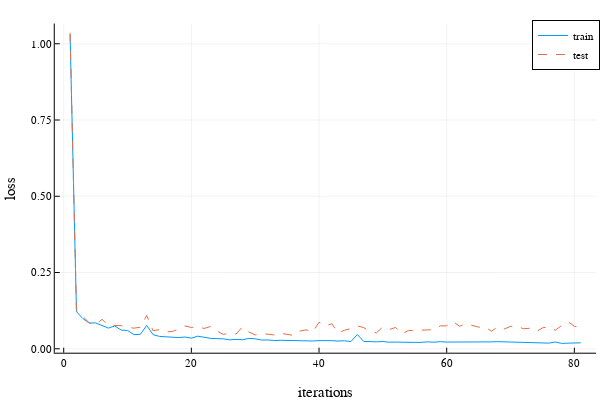
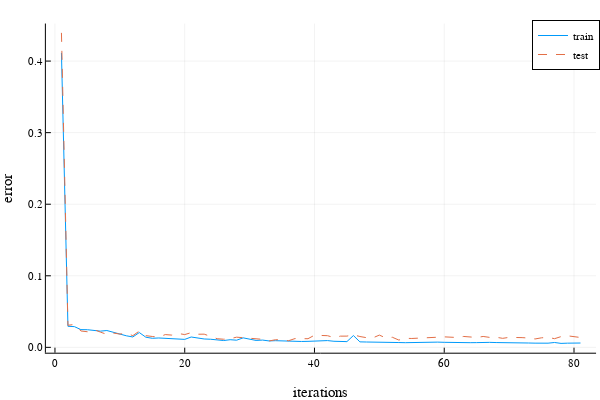

Write notebook code for charts like these, in order.
### Code cell
Random.seed!(1)
dtrn = pHRIHelper(train_data;shuffled=true);
dtst = pHRIHelper(test_data;shuffled=true);
model = pHRITrainer(3, 128, 3)
display("Model Created")
ctrn = []; epochs=80;
for b in dtrn
   push!(ctrn,b) 
end
trnx10 = collect(flatten(ctrn for i in 1:epochs));
display("training Started")
model_trained,trnloss,tstloss,trnerror,tsterror = train_custom!(model, trnx10, dtst,dtrn)
display("training Done")
default(fmt=:png,ls=:auto)
loss_graph = plot(1:81, trnloss, label="train", xlabel="iterations", ylabel="loss")
plot!(1:81, tstloss, label="test")
error_graph = plot(1:81, trnerror, label="train", xlabel="iterations", ylabel="error")
plot!(1:81, tsterror, label="test")
display(loss_graph)
display(error_graph)

display("Last Results")
dloss = loss(model_trained, dtst)
tloss = loss(model_trained, dtrn)
dacc = accuracy(model_trained, dtst)
tacc = accuracy(model_trained, dtrn)

println("Development loss = ", dloss)
println("Development accuracy = ", dacc)
println("Training loss = ", tloss)
println("Training accuracy = ", tacc)

### Figure 1 — Plotly figure (JSON) as saved in the notebook; plotly's stock layout.template omitted (floating-point values rounded to 4 significant figures)
{"data": [{"colorbar": {"title": ""}, "legendgroup": "train", "line": {"color": "rgba(0, 154, 250, 1.000)", "dash": "solid", "shape": "linear", "width": 1}, "mode": "lines", "name": "train", "showlegend": true, "type": "scatter", "x": [1, 2, 3, 4, 5, 6, 7, 8, 9, 10, 11, 12, 13, 14, 15, 16, 17, 18, 19, 20, 21, 22, 23, 24, 25, 26, 27, 28, 29, 30, 31, 32, 33, 34, 35, 36, 37, 38, 39, 40, 41, 42, 43, 44, 45, 46, 47, 48, 49, 50, 51, 52, 53, 54, 55, 56, 57, 58, 59, 60, 61, 62, 63, 64, 65, 66, 67, 68, 69, 70, 71, 72, 73, 74, 75, 76, 77, 78, 79, 80, 81], "xaxis": "x", "y": [1.03, 0.1217, 0.09902, 0.0843, 0.08473, 0.07699, 0.06782, 0.07484, 0.06137, 0.06019, 0.04643, 0.04728, 0.07653, 0.04626, 0.04058, 0.03931, 0.03832, 0.03669, 0.03855, 0.03472, 0.04129, 0.03657, 0.03427, 0.03313, 0.03262, 0.02921, 0.03087, 0.02955, 0.034, 0.03263, 0.0287, 0.02888, 0.0271, 0.02783, 0.02703, 0.02626, 0.02665, 0.02552, 0.02548, 0.02674, 0.02775, 0.02655, 0.02538, 0.02617, 0.02368, 0.04674, 0.02411, 0.02301, 0.02278, 0.0238, 0.0216, 0.0219, 0.02093, 0.02068, 0.02105, 0.02103, 0.0227, 0.02157, 0.02334, 0.02198, 0.02207, 0.0209, 0.02118, 0.02033, 0.02074, 0.02276, 0.02262, 0.02339, 0.02279, 0.02196, 0.02087, 0.02216, 0.01983, 0.01923, 0.01852, 0.01851, 0.02233, 0.01767, 0.01847, 0.0182, 0.01953], "yaxis": "y", "zmax": null, "zmin": null}, {"colorbar": {"title": ""}, "legendgroup": "test", "line": {"color": "rgba(227, 111, 71, 1.000)", "dash": "dash", "shape": "linear", "width": 1}, "mode": "lines", "name": "test", "showlegend": true, "type": "scatter", "x": [1, 2, 3, 4, 5, 6, 7, 8, 9, 10, 11, 12, 13, 14, 15, 16, 17, 18, 19, 20, 21, 22, 23, 24, 25, 26, 27, 28, 29, 30, 31, 32, 33, 34, 35, 36, 37, 38, 39, 40, 41, 42, 43, 44, 45, 46, 47, 48, 49, 50, 51, 52, 53, 54, 55, 56, 57, 58, 59, 60, 61, 62, 63, 64, 65, 66, 67, 68, 69, 70, 71, 72, 73, 74, 75, 76, 77, 78, 79, 80, 81], "xaxis": "x", "y": [1.036, 0.126, 0.1058, 0.08518, 0.07965, 0.09638, 0.07705, 0.07581, 0.07594, 0.07068, 0.06759, 0.07065, 0.109, 0.05913, 0.06265, 0.05615, 0.05651, 0.06496, 0.07518, 0.0698, 0.07271, 0.0666, 0.07317, 0.05811, 0.04711, 0.05108, 0.04834, 0.07172, 0.05514, 0.04537, 0.04957, 0.04773, 0.04519, 0.05096, 0.04778, 0.04379, 0.05837, 0.06201, 0.05431, 0.0872, 0.07524, 0.08204, 0.05186, 0.06097, 0.06604, 0.07503, 0.06953, 0.0566, 0.05244, 0.07158, 0.06298, 0.07001, 0.04861, 0.06004, 0.06037, 0.06143, 0.06086, 0.06253, 0.07501, 0.07541, 0.0894, 0.07376, 0.08227, 0.07676, 0.07088, 0.07199, 0.05759, 0.07201, 0.06482, 0.0734, 0.07475, 0.06576, 0.0672, 0.05589, 0.06848, 0.07251, 0.06062, 0.07629, 0.08899, 0.07376, 0.0707], "yaxis": "y", "zmax": null, "zmin": null}], "layout": {"annotations": [], "height": 400, "legend": {"bgcolor": "rgba(255, 255, 255, 1.000)", "bordercolor": "rgba(0, 0, 0, 1.000)", "borderwidth": 1, "font": {"color": "rgba(0, 0, 0, 1.000)", "family": "sans-serif", "size": 11}, "title": {"font": {"color": "rgba(0, 0, 0, 1.000)", "family": "sans-serif", "size": 15}, "text": ""}, "tracegroupgap": 0, "traceorder": "normal", "x": 1, "xanchor": "auto", "y": 1, "yanchor": "auto"}, "margin": {"b": 20, "l": 0, "r": 0, "t": 20}, "paper_bgcolor": "rgba(255, 255, 255, 1.000)", "plot_bgcolor": "rgba(255, 255, 255, 1.000)", "showlegend": true, "width": 600, "xaxis": {"anchor": "y", "domain": [0.09128, 0.9934], "gridcolor": "rgba(0, 0, 0, 0.100)", "gridwidth": 0.5, "linecolor": "rgba(0, 0, 0, 1.000)", "mirror": false, "range": [-1.4, 83.4], "showgrid": true, "showline": true, "showticklabels": true, "tickangle": 0, "tickcolor": "rgb(0, 0, 0)", "tickfont": {"color": "rgba(0, 0, 0, 1.000)", "family": "sans-serif", "size": 11}, "tickmode": "array", "ticks": "inside", "ticktext": ["0", "20", "40", "60", "80"], "tickvals": [0, 20, 40, 60, 80], "title": "iterations", "titlefont": {"color": "rgba(0, 0, 0, 1.000)", "family": "sans-serif", "size": 15}, "type": "-", "visible": true, "zeroline": false, "zerolinecolor": "rgba(0, 0, 0, 1.000)"}, "yaxis": {"anchor": "x", "domain": [0.07581, 0.9902], "gridcolor": "rgba(0, 0, 0, 0.100)", "gridwidth": 0.5, "linecolor": "rgba(0, 0, 0, 1.000)", "mirror": false, "range": [-0.01287, 1.066], "showgrid": true, "showline": true, "showticklabels": true, "tickangle": 0, "tickcolor": "rgb(0, 0, 0)", "tickfont": {"color": "rgba(0, 0, 0, 1.000)", "family": "sans-serif", "size": 11}, "tickmode": "array", "ticks": "inside", "ticktext": ["0.00", "0.25", "0.50", "0.75", "1.00"], "tickvals": [0, 0.25, 0.5, 0.75, 1], "title": "loss", "titlefont": {"color": "rgba(0, 0, 0, 1.000)", "family": "sans-serif", "size": 15}, "type": "-", "visible": true, "zeroline": false, "zerolinecolor": "rgba(0, 0, 0, 1.000)"}}}

### Figure 2 — Plotly figure (JSON) as saved in the notebook; plotly's stock layout.template omitted (floating-point values rounded to 4 significant figures)
{"data": [{"colorbar": {"title": ""}, "legendgroup": "train", "line": {"color": "rgba(0, 154, 250, 1.000)", "dash": "solid", "shape": "linear", "width": 1}, "mode": "lines", "name": "train", "showlegend": true, "type": "scatter", "x": [1, 2, 3, 4, 5, 6, 7, 8, 9, 10, 11, 12, 13, 14, 15, 16, 17, 18, 19, 20, 21, 22, 23, 24, 25, 26, 27, 28, 29, 30, 31, 32, 33, 34, 35, 36, 37, 38, 39, 40, 41, 42, 43, 44, 45, 46, 47, 48, 49, 50, 51, 52, 53, 54, 55, 56, 57, 58, 59, 60, 61, 62, 63, 64, 65, 66, 67, 68, 69, 70, 71, 72, 73, 74, 75, 76, 77, 78, 79, 80, 81], "xaxis": "x", "y": [0.4115, 0.02945, 0.02896, 0.02477, 0.02466, 0.02415, 0.02267, 0.02352, 0.02089, 0.01833, 0.01618, 0.01453, 0.0207, 0.01421, 0.01267, 0.01311, 0.01272, 0.01252, 0.01217, 0.01114, 0.01445, 0.01281, 0.0117, 0.01132, 0.01037, 0.009541, 0.01069, 0.01001, 0.01329, 0.01101, 0.009687, 0.01017, 0.008992, 0.009308, 0.008819, 0.008389, 0.008451, 0.008218, 0.008388, 0.008714, 0.009766, 0.009457, 0.008503, 0.008701, 0.00802, 0.01652, 0.007677, 0.00748, 0.007474, 0.007793, 0.007042, 0.007332, 0.006743, 0.006543, 0.006806, 0.00677, 0.007048, 0.006857, 0.007314, 0.007032, 0.00667, 0.006584, 0.006726, 0.006545, 0.006614, 0.007078, 0.006981, 0.006707, 0.006685, 0.006603, 0.006542, 0.007141, 0.006088, 0.005882, 0.00576, 0.005829, 0.006799, 0.005542, 0.005857, 0.005706, 0.006052], "yaxis": "y", "zmax": null, "zmin": null}, {"colorbar": {"title": ""}, "legendgroup": "test", "line": {"color": "rgba(227, 111, 71, 1.000)", "dash": "dash", "shape": "linear", "width": 1}, "mode": "lines", "name": "test", "showlegend": true, "type": "scatter", "x": [1, 2, 3, 4, 5, 6, 7, 8, 9, 10, 11, 12, 13, 14, 15, 16, 17, 18, 19, 20, 21, 22, 23, 24, 25, 26, 27, 28, 29, 30, 31, 32, 33, 34, 35, 36, 37, 38, 39, 40, 41, 42, 43, 44, 45, 46, 47, 48, 49, 50, 51, 52, 53, 54, 55, 56, 57, 58, 59, 60, 61, 62, 63, 64, 65, 66, 67, 68, 69, 70, 71, 72, 73, 74, 75, 76, 77, 78, 79, 80, 81], "xaxis": "x", "y": [0.4394, 0.03084, 0.03199, 0.02286, 0.02182, 0.02501, 0.02131, 0.01813, 0.02003, 0.01854, 0.01967, 0.01639, 0.02277, 0.01634, 0.01521, 0.01428, 0.01784, 0.01712, 0.01938, 0.01788, 0.02057, 0.01833, 0.01844, 0.01557, 0.01207, 0.01136, 0.01212, 0.01423, 0.01348, 0.01211, 0.01199, 0.01123, 0.008929, 0.01065, 0.01035, 0.009251, 0.01229, 0.01214, 0.01208, 0.01698, 0.01629, 0.01632, 0.0137, 0.01566, 0.01572, 0.01758, 0.01514, 0.01356, 0.01331, 0.01712, 0.01315, 0.0141, 0.0102, 0.01258, 0.01241, 0.01268, 0.0129, 0.013, 0.01416, 0.01468, 0.01431, 0.01375, 0.01522, 0.01407, 0.0138, 0.01522, 0.01393, 0.01415, 0.01259, 0.01395, 0.01419, 0.01361, 0.013, 0.01173, 0.01335, 0.01394, 0.01212, 0.01501, 0.01615, 0.01458, 0.01377], "yaxis": "y", "zmax": null, "zmin": null}], "layout": {"annotations": [], "height": 400, "legend": {"bgcolor": "rgba(255, 255, 255, 1.000)", "bordercolor": "rgba(0, 0, 0, 1.000)", "borderwidth": 1, "font": {"color": "rgba(0, 0, 0, 1.000)", "family": "sans-serif", "size": 11}, "title": {"font": {"color": "rgba(0, 0, 0, 1.000)", "family": "sans-serif", "size": 15}, "text": ""}, "tracegroupgap": 0, "traceorder": "normal", "x": 1, "xanchor": "auto", "y": 1, "yanchor": "auto"}, "margin": {"b": 20, "l": 0, "r": 0, "t": 20}, "paper_bgcolor": "rgba(255, 255, 255, 1.000)", "plot_bgcolor": "rgba(255, 255, 255, 1.000)", "showlegend": true, "width": 600, "xaxis": {"anchor": "y", "domain": [0.07647, 0.9934], "gridcolor": "rgba(0, 0, 0, 0.100)", "gridwidth": 0.5, "linecolor": "rgba(0, 0, 0, 1.000)", "mirror": false, "range": [-1.4, 83.4], "showgrid": true, "showline": true, "showticklabels": true, "tickangle": 0, "tickcolor": "rgb(0, 0, 0)", "tickfont": {"color": "rgba(0, 0, 0, 1.000)", "family": "sans-serif", "size": 11}, "tickmode": "array", "ticks": "inside", "ticktext": ["0", "20", "40", "60", "80"], "tickvals": [0, 20, 40, 60, 80], "title": "iterations", "titlefont": {"color": "rgba(0, 0, 0, 1.000)", "family": "sans-serif", "size": 15}, "type": "-", "visible": true, "zeroline": false, "zerolinecolor": "rgba(0, 0, 0, 1.000)"}, "yaxis": {"anchor": "x", "domain": [0.07581, 0.9902], "gridcolor": "rgba(0, 0, 0, 0.100)", "gridwidth": 0.5, "linecolor": "rgba(0, 0, 0, 1.000)", "mirror": false, "range": [-0.007475, 0.4525], "showgrid": true, "showline": true, "showticklabels": true, "tickangle": 0, "tickcolor": "rgb(0, 0, 0)", "tickfont": {"color": "rgba(0, 0, 0, 1.000)", "family": "sans-serif", "size": 11}, "tickmode": "array", "ticks": "inside", "ticktext": ["0.0", "0.1", "0.2", "0.3", "0.4"], "tickvals": [0, 0.1, 0.2, 0.3, 0.4], "title": "error", "titlefont": {"color": "rgba(0, 0, 0, 1.000)", "family": "sans-serif", "size": 15}, "type": "-", "visible": true, "zeroline": false, "zerolinecolor": "rgba(0, 0, 0, 1.000)"}}}
